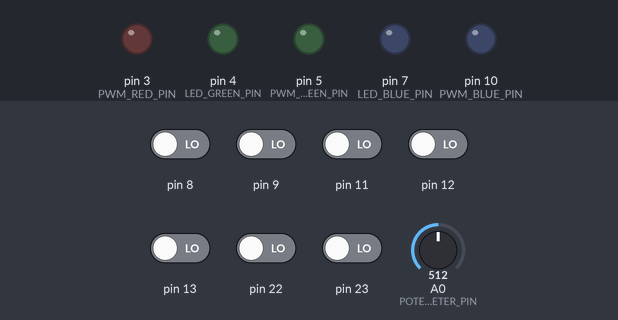
Bench run of a sketch on a simulated Arduino Uno, built with avr-gcc and run on an emulated ATmega328P. Shown: output pins drawn as LEDs (lit = HIGH). The test bench sets the inputs (shaded band); at power-on: pin 8, pin 9, pin 11–13, pin 22, pin 23 LOW, A0 (POTENTIOMETER_PIN) = 512.

Above: at 1.2 s.
1.3 s: A0 (POTENTIOMETER_PIN) set to 48
2.8 s: A0 (POTENTIOMETER_PIN) set to 40
At 4.0 s:
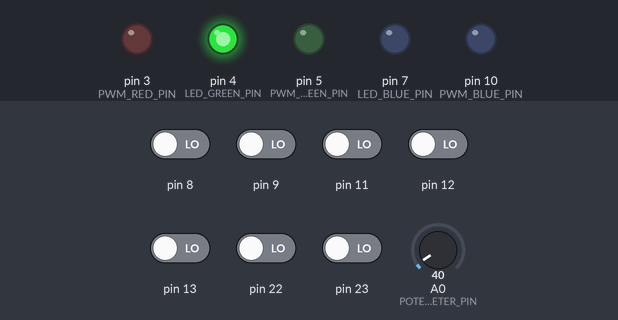
4.3 s: pin 8 driven HIGH
At 5.4 s:
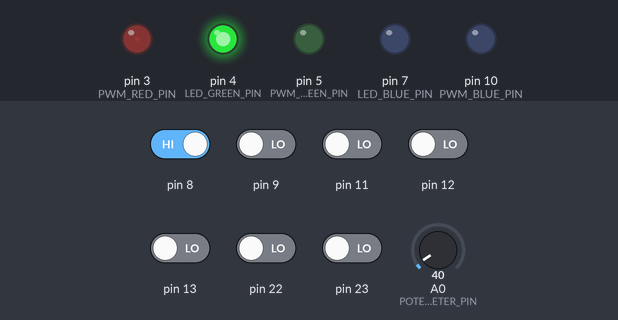
5.8 s: A0 (POTENTIOMETER_PIN) set to 72
At 6.5 s:
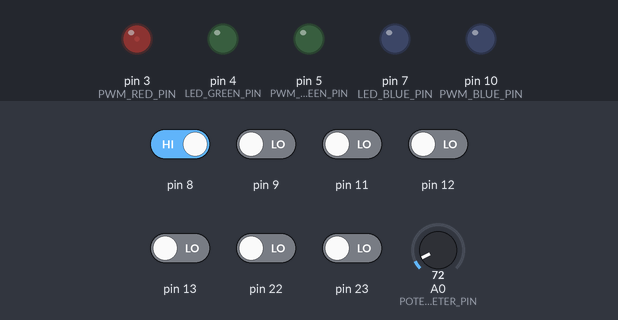
7.3 s: A0 (POTENTIOMETER_PIN) set to 306
At 7.8 s:
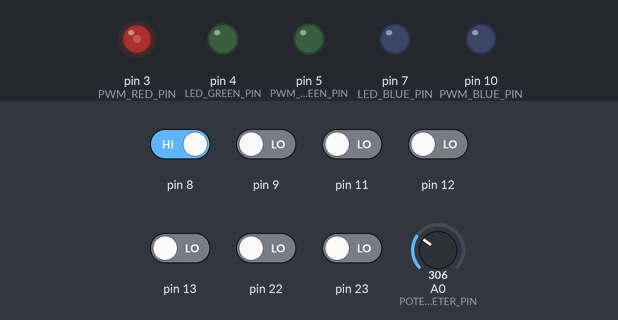
8.8 s: A0 (POTENTIOMETER_PIN) set to 0
At 10.1 s:
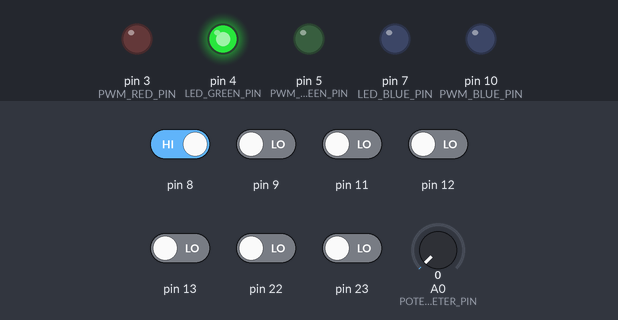
Timing chart, 0 to 11.3 s (numbered marks = the images above; inputs shaded):
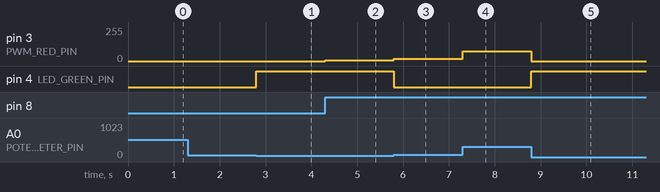

Measured:
- the behaviour switches between 44 and 43 on A0 (POTENTIOMETER_PIN) (found by bisection; images 0 and 1)
- after the input at 1.3 s, every drawn part: stays the same
- after the input at 2.8 s, pin 4 (LED_GREEN_PIN): LOW → HIGH at once
- after the input at 4.3 s, pin 3 (PWM_RED_PIN): 0/255 → 7/255 at once
- after the input at 5.8 s, pin 3 (PWM_RED_PIN): 7/255 → 17/255 at once; pin 4 (LED_GREEN_PIN): HIGH → LOW at once
- after the input at 7.3 s, pin 3 (PWM_RED_PIN): 17/255 → 73/255 at once
- after the input at 8.8 s, pin 3 (PWM_RED_PIN): 73/255 → 0/255 at once; pin 4 (LED_GREEN_PIN): LOW → HIGH at once

The sketch:

PWM_FAST_MODE.ino
```cpp
#define cbi(sfr, bit) (_SFR_BYTE(sfr) &= ~_BV(bit))
#define sbi(sfr, bit) (_SFR_BYTE(sfr) |= _BV(bit))
#define _BV(bit) (1 << (bit))
#define bit_is_set(sfr, bit) (_SFR_BYTE(sfr) & _BV(bit))
#define bit_is_clear(sfr, bit) (!(_SFR_BYTE(sfr) & _BV(bit)))

uint8_t PWM_RED_PIN = PD3;
uint8_t PWM_GREEN_PIN = PD5;
uint8_t PWM_BLUE_PIN = PB2;

uint8_t LED_BLUE_PIN = PD7;
uint8_t LED_GREEN_PIN = PD4;

uint8_t BUTTON_PIN = PB0;

uint8_t POTENTIOMETER_PIN = PC0;

uint8_t PWM_RED_VALUE = 0;
uint8_t PWM_GREEN_VALUE = 0;
uint8_t PWM_BLUE_VALUE = 0;

uint8_t SELECTED;

uint8_t count = 0;
bool filter = 0;

void adc_init()
{
  sbi(ADCSRA, ADPS2);
  sbi(ADCSRA, ADPS1);
  sbi(ADCSRA, ADPS0);

  cbi(ADCSRA, ADATE);
  sbi(ADCSRA, ADEN);

  sbi(ADMUX, REFS0);
  sbi(ADMUX, ADLAR);
}


uint16_t adc_read(uint8_t pin)
{
  int channel = pin & 0x07;
  ADMUX |= channel;
  sbi(ADCSRA, ADSC);
  sbi(ADMUX, ADLAR);
  while (bit_is_set(ADCSRA, ADIF));
  return ADCH;
}

void adc_write(uint8_t pin, uint8_t value, uint32_t frequency)
{
  if (frequency > 1000000 || frequency < 62) return; // Returns if the frequency is not valid
  uint8_t DUTY_CYCLE = 0; // DUTY_CYCLE here is a value between 0 and 100 for calculation reasons
  uint16_t TOP = 0; // TOP value can be 16 bits as TIMER1 is 16 bits
  uint16_t PRESCALER = 0; // PRESCALER value
  uint32_t CRYSTAL_FREQUENCY = 16000000; // Crystal frequency is 16 MHz, written in Hz for simplicity

  switch (pin) {
    case PD5: // OC0B
      PRESCALER = calculatePrescaler(frequency, 0);
      setPrescaler(PRESCALER, 0);
      TOP = (uint8_t) ((CRYSTAL_FREQUENCY) / (frequency * PRESCALER)) - 1;
      DUTY_CYCLE = (TOP * value) / 100;
      OCR0A = TOP;
      OCR0B = DUTY_CYCLE;
      break;

    case PB2: // OC1B
      PRESCALER = calculatePrescaler(frequency, 1);
      setPrescaler(PRESCALER, 1);
      TOP = (uint16_t) ((CRYSTAL_FREQUENCY) / (frequency * PRESCALER)) - 1;
      DUTY_CYCLE = (TOP * value) / 100;
      OCR1A = TOP;
      OCR1B = DUTY_CYCLE;
      break;

    case PD3: // OC2B
      PRESCALER = calculatePrescaler(frequency, 2);
      setPrescaler(PRESCALER, 2);
      TOP = (uint8_t) ((CRYSTAL_FREQUENCY) / (frequency * PRESCALER)) - 1;
      DUTY_CYCLE = (TOP * value) / 100;
      OCR2A = TOP;
      OCR2B = DUTY_CYCLE;
      break;
  }
}

void setPrescaler(uint16_t PRESCALER_VALUE, uint8_t TIMER)
{
  if (TIMER == 0)
  {
    switch (PRESCALER_VALUE) {
      case 8:
        cbi(TCCR0B, CS00);
        sbi(TCCR0B, CS01);
        cbi(TCCR0B, CS02);
        break;
      case 64:
        sbi(TCCR0B, CS00);
        sbi(TCCR0B, CS01);
        cbi(TCCR0B, CS02);
        break;
      case 256:
        cbi(TCCR0B, CS00);
        cbi(TCCR0B, CS01);
        sbi(TCCR0B, CS02);
        break;
      case 1024:
        sbi(TCCR0B, CS00);
        cbi(TCCR0B, CS01);
        sbi(TCCR0B, CS02);
        break;
    }
  }

  if (TIMER == 1)
  {
     switch (PRESCALER_VALUE) {
      case 8:
        cbi(TCCR1B, CS10);
        sbi(TCCR1B, CS11);
        cbi(TCCR1B, CS12);
        break;
      case 64:
        sbi(TCCR1B, CS10);
        sbi(TCCR1B, CS11);
        cbi(TCCR1B, CS12);
        break;
      case 256:
        cbi(TCCR1B, CS10);
        cbi(TCCR1B, CS11);
        sbi(TCCR1B, CS12);
        break;
      case 1024:
        sbi(TCCR1B, CS10);
        cbi(TCCR1B, CS11);
        sbi(TCCR1B, CS12);
        break;
    }
  }

  if (TIMER == 2)
  {
     switch (PRESCALER_VALUE) {
      case 8:
        cbi(TCCR2B, CS20);
        sbi(TCCR2B, CS21);
        cbi(TCCR2B, CS22);
        break;
      case 64:
        cbi(TCCR2B, CS20);
        cbi(TCCR2B, CS21);
        sbi(TCCR2B, CS22);
        break;
      case 128:
        sbi(TCCR2B, CS20);
        cbi(TCCR2B, CS21);
        sbi(TCCR2B, CS22);
        break;
      case 256:
        cbi(TCCR2B, CS20);
        sbi(TCCR2B, CS21);
        sbi(TCCR2B, CS22);
        break;
      case 1024:
        sbi(TCCR2B, CS20);
        sbi(TCCR2B, CS21);
        sbi(TCCR2B, CS22);
        break;
    }
  }
}

uint16_t calculatePrescaler(uint32_t frequency, uint8_t TIMER)
{
  // TIMER 0 HAS 8 / 32 / 64 / 256 / 1024 AS PRESCALER OPTIONS
  if (TIMER == 0) {
    if (frequency <= 1000000 && frequency > 125000) {
      return 8;
    }

    if (frequency <= 125000 && frequency > 31250) {
      return 64;
    }

    if (frequency <= 31250 && frequency > 7812) {
      return 256;
    }

    if (frequency <= 7812 && frequency > 62) {
      return 1024;
    }
  }

  // TIMER 1 HAS 8 / 64 / 256 / 1024 AS PRESCALER OPTIONS
  if (TIMER == 1) {
    if (frequency <= 1000000 && frequency > 125000) {
      return 8;
    }

    if (frequency <= 125000 && frequency > 62500) {
      return 64;
    }

    if (frequency <= 62500 && frequency > 31250) {
      return 128;
    }

    if (frequency <= 31250 && frequency > 7812) {
      return 256;
    }

    if (frequency <= 7812 && frequency > 0) {
      return 1024;
    }
  }

  // TIMER 2 HAS 8 / 64 / 128 / 256 / 1024 AS PRESCALER OPTIONS
  if (TIMER == 2) {
    if (frequency <= 1000000 && frequency > 125000) {
      return 8;
    }

    if (frequency <= 125000 && frequency > 62500) {
      return 64;
    }

    if (frequency <= 62500 && frequency > 31250) {
      return 128;
    }

    if (frequency <= 31250 && frequency > 7812) {
      return 256;
    }

    if (frequency <= 7812 && frequency > 62) {
      return 1024;
    }
  }
}

void timer0_init()
{
  // Clears TCCR0A and TCCR0B
  TCCR0A = 0;
  TCCR0B = 0;

  // WGM2:0 = 7 (TOP AT OCR0A)
  sbi(TCCR0A, WGM01);
  sbi(TCCR0A, WGM00);
  sbi(TCCR0B, WGM02);

  sbi(TCCR0A, COM0A0); // WGM02 = 1: Toggle OC0A on Compare Match.
  sbi(TCCR0A, COM0B1); // Clear OC0B on Compare Match, set OC0B at BOTTOM, (non-inverting mode)

  OCR0A = 0;
  OCR0B = 0;
}

void timer1_init()
{
  // Clears TCCR1A and TCCR1B
  TCCR1A = 0;
  TCCR1B = 0;

  // WGM13:0 = 15 (TOP AT OCR1A)
  sbi(TCCR1A, WGM10);
  sbi(TCCR1A, WGM11);
  sbi(TCCR1B, WGM12);
  sbi(TCCR1B, WGM13);

  // WGM13:0 = 14 or 15:  Toggle OC1A on Compare Match
  cbi(TCCR1A, COM1A1);
  sbi(TCCR1A, COM1A0);

  // Clear OC1B on Compare Match, set OC1B at BOTTOM (non-inverting mode)
  sbi(TCCR1A, COM1B1);
  cbi(TCCR1A, COM1B0);

  OCR1A = 0;
  OCR1B = 0;
}

void timer2_init()
{
  // Clears TCCR2A and TCCR2B
  TCCR2A = 0;
  TCCR2B = 0;

  // WGM22:0 = 7 (TOP AT OCR2A)
  sbi(TCCR2A, WGM21);
  sbi(TCCR2A, WGM20);
  sbi(TCCR2B, WGM22);


  sbi(TCCR2A, COM2A0); // Toggle OC2A on Compare Match
  sbi(TCCR2A, COM2B1); // Clear OC2A on Compare Match, set OC2A at BOTTOM, (non-inverting mode)

  OCR2A = 0;
  OCR2B = 0;
}

void setup() {
  cli(); // Stop interrupts

  adc_init(); // Turns on ADC
  timer0_init(); // Turns on TIMER0
  timer1_init(); // Turns on TIMER1
  timer2_init(); // Turns on TIMER2

  cbi(DDRC, POTENTIOMETER_PIN); // Potentiometer as INPUT

  // Green and Blue LEDs as OUTPUT
  sbi(DDRD, LED_GREEN_PIN);
  sbi(DDRD, LED_BLUE_PIN);

  cbi(DDRD, BUTTON_PIN); // Button as INPUT

  // RGB LEDs as OUTPUT
  sbi(DDRD, PWM_RED_PIN);
  sbi(DDRD, PWM_GREEN_PIN);
  sbi(DDRB, PWM_BLUE_PIN);

  sei(); // Allow interrupts
}

void loop() {
  uint8_t POTENTIOMETER_VALUE = adc_read(POTENTIOMETER_PIN);
  uint8_t POTENTIOMETER_PERCENT = (POTENTIOMETER_VALUE - 0) * (100 - 0) / (255 - 0) + 0;
  bool BUTTON_ACTIVE = bit_is_set(PINB, BUTTON_PIN);

  if (BUTTON_ACTIVE && !filter) {
    filter = 1;
    switch (count) {
      case 0:
        SELECTED = PWM_RED_PIN;
        break;
      case 1:
        SELECTED = PWM_GREEN_PIN;
        break;
      case 2:
        SELECTED = PWM_BLUE_PIN;
        break;
      default:
        SELECTED = 0;
        break;
    }
    count += 1;
  } else if (!BUTTON_ACTIVE) {
    filter = 0;
  }

  // Se o valor do potenciometro é de 255 (100%), liga o led azul, se for 0, liga o verde, se nenhum, desliga os 2, margem de erro de 10
  if (POTENTIOMETER_VALUE >= 250) {
    cbi(PORTD, LED_GREEN_PIN);
    sbi(PORTD, LED_BLUE_PIN);
  } else if (POTENTIOMETER_VALUE <= 10) {
    sbi(PORTD, LED_GREEN_PIN);
    cbi(PORTD, LED_BLUE_PIN);
  } else {
    cbi(PORTD, LED_BLUE_PIN);
    cbi(PORTD, LED_GREEN_PIN);
  }

  adc_write(SELECTED, POTENTIOMETER_PERCENT, 200);
}
```
